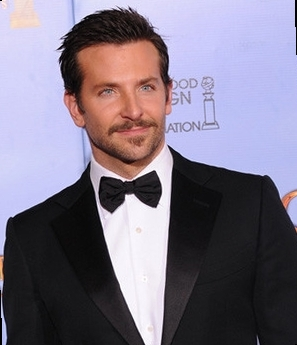
#> input picture lab2/data/2.jpg, 297 x 345 px
$ python canny_edge_detector.py
#> lines starting #> are read from the running program, lines starting #| are printed output that depends on the picture
from scipy import ndimage
from scipy.ndimage.filters import convolve
import cv2
from scipy import misc
import numpy as np
import matplotlib.pyplot as plt

class Canny:
    def __init__(self, imgs, sigma=1, kernel_size=5, weak_pixel=75, strong_pixel=255, lowthreshold=0.05, highthreshold=0.15):
        self.imgs = imgs
        self.imgs_final = []
        self.img_smoothed = None
        self.gradientMat = None
        self.thetaMat = None
        self.nonMaxImg = None
        self.thresholdImg = None
        self.weak_pixel = weak_pixel
        self.strong_pixel = strong_pixel
        self.sigma = sigma
        self.kernel_size = kernel_size
        self.lowThreshold = lowthreshold
        self.highThreshold = highthreshold
        return

    def gaussian_kernel(self, size, sigma=1):
        size = int(size) // 2
        x, y = np.mgrid[-size:size+1, -size:size+1]
        normal = 1 / (2.0 * np.pi * sigma**2)
        g =  np.exp(-((x**2 + y**2) / (2.0*sigma**2))) * normal
        return g

    def sobel_filters(self, img):
        Kx = np.array([[-1, 0, 1], [-2, 0, 2], [-1, 0, 1]], np.float32)
        Ky = np.array([[1, 2, 1], [0, 0, 0], [-1, -2, -1]], np.float32)

        Ix = ndimage.filters.convolve(img, Kx)
        Iy = ndimage.filters.convolve(img, Ky)

        G = np.hypot(Ix, Iy)
        G = G / G.max() * 255
        theta = np.arctan2(Iy, Ix)
        return (G, theta)


    def non_max_suppression(self, img, D):
        M, N = img.shape
        Z = np.zeros((M,N), dtype=np.int32)
        angle = D * 180. / np.pi
        angle[angle < 0] += 180


        for i in range(1,M-1):
            for j in range(1,N-1):
                try:
                    q = 255
                    r = 255

                   #angle 0
                    if (0 <= angle[i,j] < 22.5) or (157.5 <= angle[i,j] <= 180):
                        q = img[i, j+1]
                        r = img[i, j-1]
                    #angle 45
                    elif (22.5 <= angle[i,j] < 67.5):
                        q = img[i+1, j-1]
                        r = img[i-1, j+1]
                    #angle 90
                    elif (67.5 <= angle[i,j] < 112.5):
                        q = img[i+1, j]
                        r = img[i-1, j]
                    #angle 135
                    elif (112.5 <= angle[i,j] < 157.5):
                        q = img[i-1, j-1]
                        r = img[i+1, j+1]

                    if (img[i,j] >= q) and (img[i,j] >= r):
                        Z[i,j] = img[i,j]
                    else:
                        Z[i,j] = 0


                except IndexError as e:
                    pass

        return Z

    def threshold(self, img):

        highThreshold = img.max() * self.highThreshold;
        lowThreshold = highThreshold * self.lowThreshold;

        M, N = img.shape
        res = np.zeros((M,N), dtype=np.int32)

        weak = np.int32(self.weak_pixel)
        strong = np.int32(self.strong_pixel)

        strong_i, strong_j = np.where(img >= highThreshold)
        zeros_i, zeros_j = np.where(img < lowThreshold)

        weak_i, weak_j = np.where((img <= highThreshold) & (img >= lowThreshold))

        res[strong_i, strong_j] = strong
        res[weak_i, weak_j] = weak

        return (res)

    def hysteresis(self, img):

        M, N = img.shape
        weak = self.weak_pixel
        strong = self.strong_pixel

        for i in range(1, M-1):
            for j in range(1, N-1):
                if (img[i,j] == weak):
                    try:
                        if ((img[i+1, j-1] == strong) or (img[i+1, j] == strong) or (img[i+1, j+1] == strong)
                            or (img[i, j-1] == strong) or (img[i, j+1] == strong)
                            or (img[i-1, j-1] == strong) or (img[i-1, j] == strong) or (img[i-1, j+1] == strong)):
                            img[i, j] = strong
                        else:
                            img[i, j] = 0
                    except IndexError as e:
                        pass

        return img

    def detect(self):
        imgs_final = []
        # for i, img in enumerate(self.imgs):
        img = self.imgs

        self.img_smoothed = convolve(img, self.gaussian_kernel(self.kernel_size, self.sigma))
        self.gradientMat, self.thetaMat = self.sobel_filters(self.img_smoothed)
        self.nonMaxImg = self.non_max_suppression(self.gradientMat, self.thetaMat)
        self.thresholdImg = self.threshold(self.nonMaxImg)
        img_final = self.hysteresis(self.thresholdImg)
        # self.imgs_final.append(img_final)

        return img_final
img = cv2.imread("data/2.jpg")
#> img is the input picture: shape (345, 297, 3); mean B, G, R 133.6, 116.8, 124.6
img = cv2.cvtColor(img, cv2.COLOR_BGR2GRAY)
#> img: shape (345, 297)
canny = Canny(img )
img_final = canny.detect()
#> in detect, `self.img_smoothed = convolve(img, self.gaussian_kernel(self.kernel_siz..`:
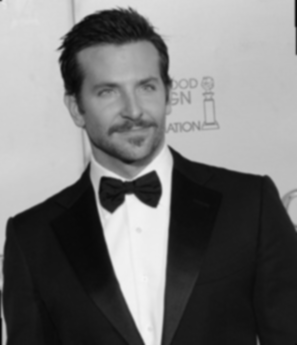
#> self.img_smoothed: shape (345, 297); min 8, max 244, mean 118.3
#> in sobel_filters, `Ix = ndimage.filters.convolve(img, Kx)`:
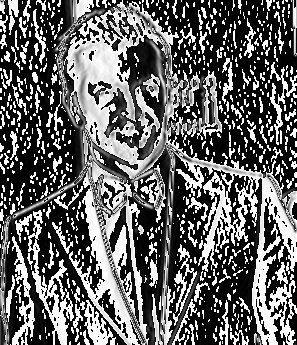
#> Ix: shape (345, 297); min 0, max 255, mean 100.4
#> in sobel_filters, `Iy = ndimage.filters.convolve(img, Ky)`:
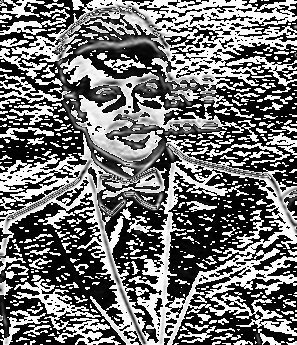
#> Iy: shape (345, 297); min 0, max 255, mean 114.2
#> in sobel_filters, `G = np.hypot(Ix, Iy)`:
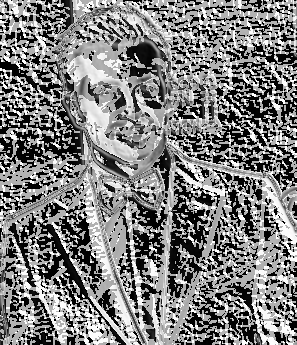
#> G: shape (345, 297) float16; min 0, max 360.5, mean 180.8; drawn with min black and max white
#> in sobel_filters, `theta = np.arctan2(Iy, Ix)`:
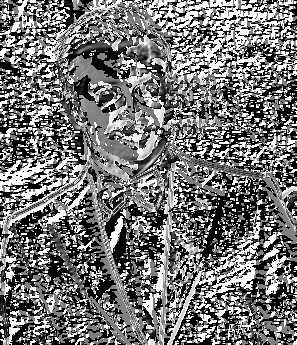
#> theta: shape (345, 297) float16; min 0, max 1.57, mean 0.722; drawn with min black and max white
#> after the loop in non_max_suppression, `for i in range(1,M-1):`:
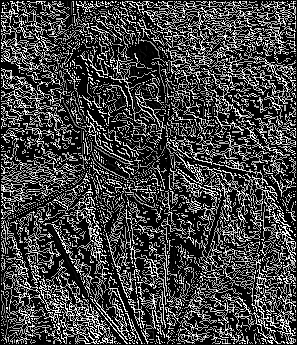
#> Z: shape (345, 297) int32; min 0, max 255, mean 66.9
#> in threshold, `highThreshold = img.max() * self.highThreshold;`: highThreshold = 38.25
#> in threshold, `lowThreshold = highThreshold * self.lowThreshold;`: lowThreshold = 1.91
#> in threshold, `weak_i, weak_j = np.where((img <= highThreshold) & (img >= lowThreshol..`: weak_i = 4787 values from 1 to 343; weak_j = 4787 values, max 295 at index 699, min 1 at index 348, mean 147.8
#> after the loop in hysteresis, `for i in range(1, M-1):`:
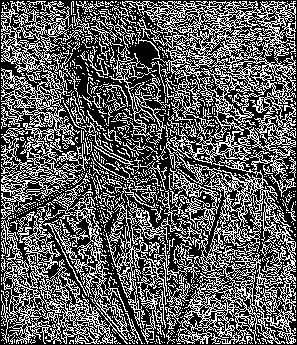
#> img: shape (345, 297) int32; 36.9% white in thin lines or dots

# [7 lines of commented-out code are left out]
print(img_final.shape)
#| (345, 297)
print(type(img_final))
#| <class 'numpy.ndarray'>
# plt.imshow(img_final, cmap="gray")
# cv2.imshow("img", img_final.astype(np.uint8))
# cv2.waitKey(0)

$ run again, with lab2/data/4.jpg copied over lab2/data/2.jpg
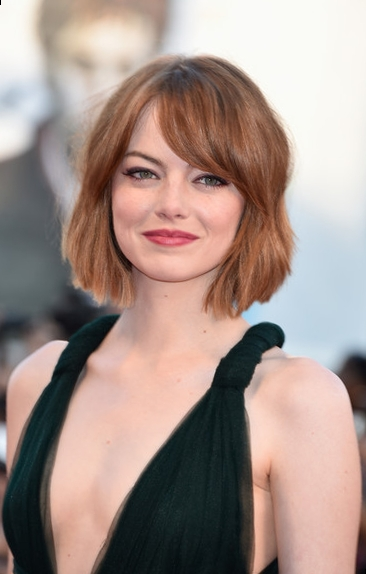
#> input picture lab2/data/4.jpg, 366 x 574 px
#> img is the input picture: shape (574, 366, 3); mean B, G, R 138.2, 145.5, 164.8
#> after the loop in non_max_suppression, `for i in range(1,M-1):`:
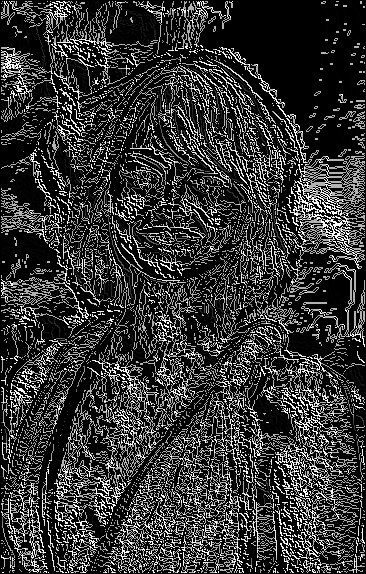
#> Z: shape (574, 366) int32; min 0, max 255, mean 53.3
#> highThreshold = 38.25
#> lowThreshold = 1.91
#> weak_i = 9779 values from 1 to 572; weak_j = 9779 values, max 364 at index 72, min 1 at index 484, mean 178.4
#> after the loop in hysteresis, `for i in range(1, M-1):`:
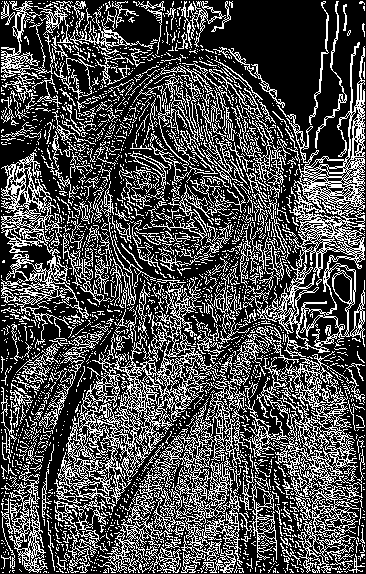
#> img: shape (574, 366) int32; 30.1% white in thin lines or dots
#| (574, 366)
#| <class 'numpy.ndarray'>

$ run again, with lab2/data/bridge.jpg copied over lab2/data/2.jpg
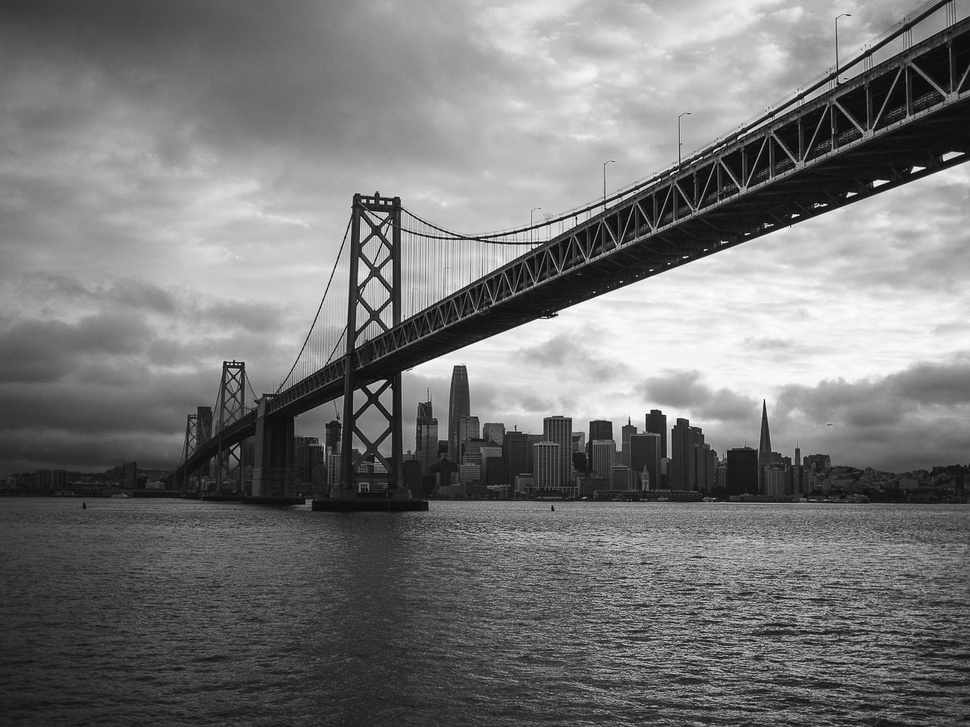
#> input picture lab2/data/bridge.jpg, 970 x 727 px, shrunk from 1280 x 960 before the run
#> img is the input picture: shape (727, 970, 3); min 0, max 255, mean 118.3
#> after the loop in non_max_suppression, `for i in range(1,M-1):`:
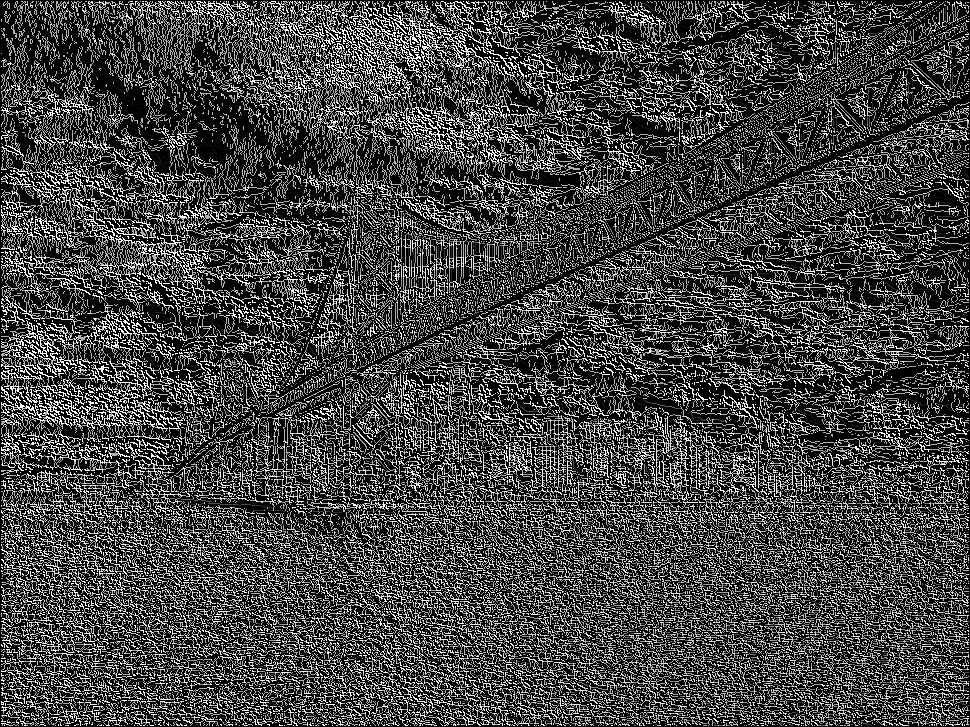
#> Z: shape (727, 970) int32; min 0, max 255, mean 66.2
#> highThreshold = 38.25
#> lowThreshold = 1.91
#> after the loop in hysteresis, `for i in range(1, M-1):`:
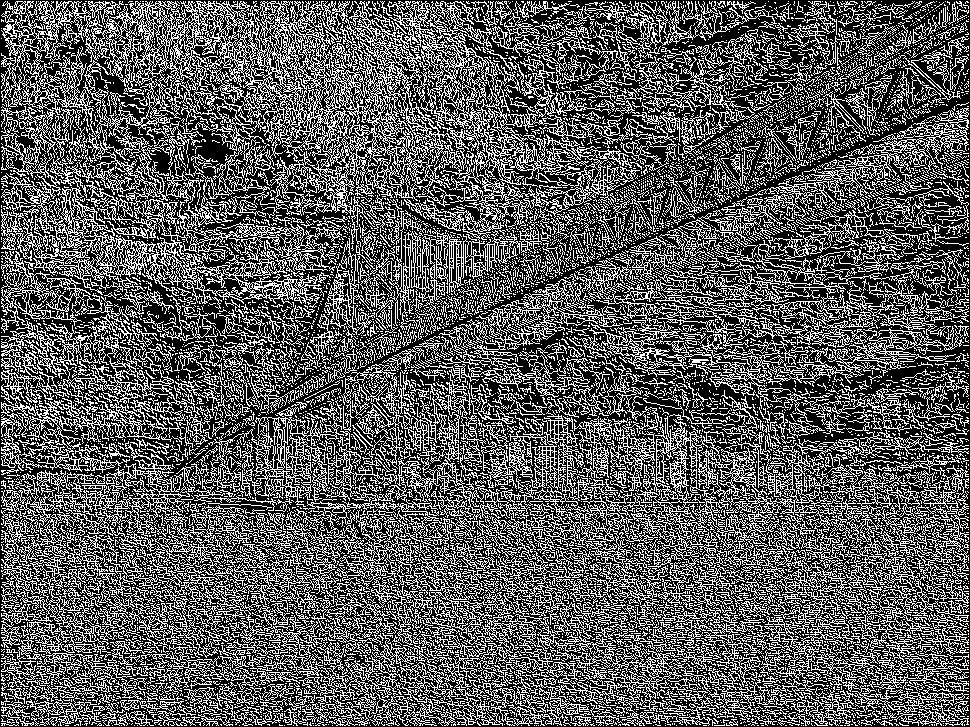
#> img: shape (727, 970) int32; 35.5% white in thin lines or dots
#| (727, 970)
#| <class 'numpy.ndarray'>

$ run again, with lab2/data/flower.jpg copied over lab2/data/2.jpg
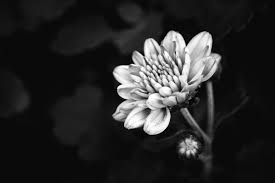
#> input picture lab2/data/flower.jpg, 275 x 183 px
#> img is the input picture: shape (183, 275, 3); min 0, max 255, mean 40.2
#> highThreshold = 38.25
#> lowThreshold = 1.91
#> strong_i = 11651 values from 1 to 181; strong_j = 11651 values, max 273 at index 57, min 1 at index 2172, mean 140.6
#> weak_i = 2738 values from 1 to 181; weak_j = 2738 values, max 273 at index 1518, min 1 at index 0, mean 144.1
#> after the loop in hysteresis, `for i in range(1, M-1):`:
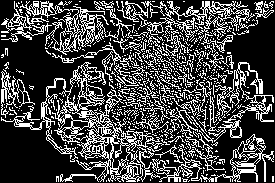
#> img: shape (183, 275) int32; 27.3% white in thin lines or dots
#| (183, 275)
#| <class 'numpy.ndarray'>
